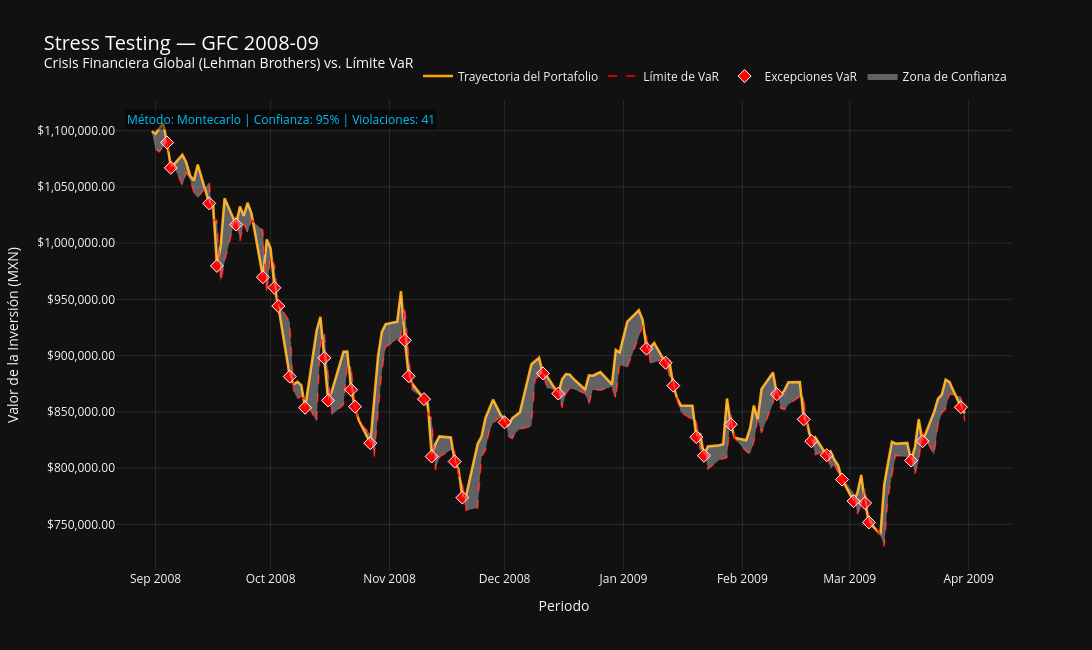

This figure's notebook cell:
### Code cell
# --- GRÁFICA DE STRESS TESTING: TRAYECTORIA VS LÍMITE VaR POR ESCENARIO ---
# Ahora vamos a generar de forma automatizada una gráfica interactiva para CADA escenario de crisis.
# Estas gráficas tendrán 4 capas clave para visualizar el impacto del estrés en nuestro portafolio.

# Definimos una paleta de colores personalizada según la crisis
colores_trayectoria = {
    "GFC 2008-09":   "#FFA500",   # ---> Naranja para la Gran Crisis Financiera
    "COVID-19 2020": "#00BFFF",   # ---> Azul claro para el choque de la pandemia
}

# Iteramos sobre los resultados que calculamos en el bloque anterior para cada crisis
for escenario, datos in trayectorias_crisis.items():

    # Extraemos las variables clave de nuestro diccionario para este escenario específico
    valores        = datos["valores"]
    tray_VaR       = datos["trayectoria_VaR"]
    fechas_sim     = datos["fechas_sim"]
    fechas_v       = datos["fechas_v"]
    n_violaciones  = datos["n_violaciones"]

    # .get(...) ---> Si el escenario actual no está en nuestro diccionario de colores, usamos naranja por defecto
    color_linea = colores_trayectoria.get(escenario, "#FFA500") # ------------------------------------------> Aquí modificamos el color por defecto

    # Inicializamos el lienzo vacío para la gráfica de este escenario
    fig_port = go.Figure()

    # OJO: La librería Kaleido (usada más abajo para exportar el PNG) falla si le pasamos pandas.Timestamp
    # .to_pydatetime() ---> Convertimos el índice de fechas de pandas a un formato datetime nativo de Python
    x_sim = fechas_sim.to_pydatetime()
    x_vals = valores.index.to_pydatetime()
    x_v = fechas_v.to_pydatetime()

    # ── 1. Trayectoria del Portafolio ────────────────────────────────────────
    # Añadimos la evolución de nuestro portafolio durante esta crisis específica
    fig_port.add_trace(go.Scatter(
        x=x_sim,
        y=valores,                                # ---> Eje Y: Valor monetario del portafolio
        mode='lines',                             # ---> Une los puntos con una línea
        name='Trayectoria del Portafolio',
        line=dict(color=color_linea, width=2.5),  # ---> Aplica el color que definimos en el diccionario
        hovertemplate=(
            '<b>Fecha:</b> %{x}<br>'
            '<b>Valor:</b> $%{y:,.2f}<extra></extra>' # ---> Formato moneda y quitamos caja secundaria
        )
    ))

    # ── 2. Límite VaR (roja punteada) ────────────────────────────────────────
    # Dibujamos nuestro umbral dinámico de pérdida máxima permitida
    fig_port.add_trace(go.Scatter(
        x=x_sim,
        y=tray_VaR,
        mode='lines',
        name='Límite de VaR',
        line=dict(color="red", width=1.5, dash='dash'), # ---> dash='dash' crea la línea punteada de alerta
        hovertemplate=(
            '<b>Fecha:</b> %{x}<br>'
            '<b>Límite VaR:</b> $%{y:,.2f}<extra></extra>'
        )
    ))

    # ── 3. Marcadores de violación (diamantes rojos) ─────────────────────────
    # Solo agregamos esta capa si hubo días donde la pérdida estresada rebasó nuestro VaR
    if not fechas_v.empty: # ---> Verifica que la serie de excepciones no esté vacía
        fig_port.add_trace(go.Scatter(
            x=x_v,                                 # ---> Solo graficamos las fechas críticas
            y=valores.loc[fechas_v],               # ---> El valor exacto del portafolio en esos días de pánico
            mode='markers',                        # ---> Ponemos puntos aislados, no líneas
            name='Excepciones VaR',
            marker=dict(
                color='red', symbol='diamond', size=10, # ---> Diamante rojo llamativo
                line=dict(width=1, color='white')       # ---> Contorno blanco para que no se pierda en la línea
            ),
            hovertemplate=(
                '<b>¡VIOLACIÓN!</b><br>'
                'Fecha: %{x}<br>'
                'Valor: $%{y:,.2f}<extra></extra>'
            )
        ))

    # ── 4. Zona de confianza (sombreado entre trayectoria y VaR) ─────────────
    # Creamos un polígono visual que rellene el espacio entre el valor del portafolio y el límite de riesgo
    x_vals_list = x_vals.tolist()
    fig_port.add_trace(go.Scatter(
        # Vamos de "ida" por el eje X normal, y regresamos de "vuelta" invirtiendo la lista con [::-1]
        x=x_vals_list + x_vals_list[::-1],
        # Eje Y: Unimos la trayectoria del portafolio (ida) con el límite VaR invertido (vuelta)
        # .fillna(valores) ---> Si el VaR arranca con NaNs, usamos el valor del portafolio para cerrar bien el polígono
        y=(valores.values.tolist()
           + tray_VaR.fillna(valores).values.tolist()[::-1]),
        fill='toself',                               # ---> Rellena el interior de la figura trazada
        fillcolor='rgba(220, 220, 220, 0.4)',        # ---> Gris con 40% de opacidad
        line=dict(color='rgba(255,255,255,0)'),      # ---> Hacemos invisible el borde del polígono
        hoverinfo='skip',                            # ---> Apagamos el tooltip aquí para no saturar al usuario
        name='Zona de Confianza'
    ))

    # ── Layout y formato ─────────────────────────────────────────────────────
    # Extraemos la descripción narrativa de la crisis para ponerla en el título principal
    descripcion = escenarios_crisis[escenario]["descripcion"]

    fig_port.update_layout(
        title=dict(
            # <br> y <sup> ---> Etiquetas HTML para hacer el salto de línea y poner el subtítulo más pequeño
            text=(
                f'Stress Testing — {escenario}<br>'
                f'<sup>{descripcion} vs. Límite VaR</sup>'
            ),
            font=dict(size=20, color='white'),
            x=0.04, xanchor='left'                   # ---> Alineamos el texto a la izquierda
        ),
        title_font_size=20,                          # ---> Forzamos tamaño de fuente en dispositivos móviles
        xaxis_title='Periodo',
        yaxis_title='Valor de la Inversión (MXN)',
        template='plotly_dark',                      # ---> Tema oscuro financiero
        width=1100, height=650,                      # ---> Fijamos dimensiones exactas
        hovermode='x unified',                       # ---> ¡Clave! Línea vertical unificada para comparar todas las series a la vez
        dragmode='zoom',
        legend=dict(
            orientation="h", yanchor="bottom",       # ---> Acomodamos la leyenda de forma horizontal en la parte superior
            y=1.02, xanchor="right", x=1
        )
    )

    # Anotación informativa flotante en la gráfica
    fig_port.add_annotation(
        text=(
            f"Método: {metodos[V]} | "
            f"Confianza: {nivel_confianza}% | "
            f"Violaciones: {n_violaciones}"
        ),
        xref="paper", yref="paper",                  # ---> Coordenadas relativas al lienzo (0 a 1), no a los datos
        x=0.01, y=0.98, showarrow=False,             # ---> Esquina superior izquierda sin flecha
        font=dict(size=12, color="#00BFFF"),
        bgcolor="rgba(0,0,0,0.5)"                    # ---> Fondo semitransparente oscuro para asegurar lectura
    )

    # Formato numérico y visual de los ejes
    fig_port.update_yaxes(
        tickformat='$,.2f',                          # ---> Formato moneda
        gridcolor='rgba(255,255,255,0.1)',           # ---> Cuadrícula blanca muy tenue (10% opacidad)
    )
    fig_port.update_xaxes(
        gridcolor='rgba(255,255,255,0.1)',
    )

    # ── Guardar imagen y Mostrar ─────────────────────────────────────────────
    # Guardamos en nuestra carpeta local de salidas el stress_historico (uno por escenario iterado)
    fig_crisis = fig_port
    
    # .replace(...) ---> Limpiamos el nombre del escenario quitando espacios y guiones para que sea un nombre de archivo válido en OS
    nombre_archivo = escenario.replace(" ", "_").replace("-", "")
    output_png_crisis = f"salidas/stress_historico_{nombre_archivo}.png" # ------------------------------------------> Aquí modificamos la carpeta o ruta de guardado
    
    # .write_image(...) ---> Renderiza y guarda el PNG usando el motor Kaleido
    # scale=4 ---> ¡Súper útil! Multiplica la resolución por 4 para obtener calidad 4K/HD, ideal para reportes formales
    fig_crisis.write_image(output_png_crisis, width=1200, height=650, scale=4)
    print(f"Gráfico guardado: {output_png_crisis}")

    # Renderizamos la gráfica en la celda del Notebook
    fig_port.show()

### Figure 1 — Plotly figure (JSON) as saved in the notebook; plotly's stock layout.template omitted (floating-point values rounded to 4 significant figures; data arrays with more than 128 entries replaced by an {"elided": "..."} marker saying what was removed)
{"data": [{"hovertemplate": "<b>Fecha:</b> %{x}<br><b>Valor:</b> $%{y:,.2f}<extra></extra>", "line": {"color": "#FFA500", "width": 2.5}, "mode": "lines", "name": "Trayectoria del Portafolio", "type": "scatter", "x": {"elided": "151 str values"}, "y": {"elided": "151 float values"}}, {"hovertemplate": "<b>Fecha:</b> %{x}<br><b>Límite VaR:</b> $%{y:,.2f}<extra></extra>", "line": {"color": "red", "dash": "dash", "width": 1.5}, "mode": "lines", "name": "Límite de VaR", "type": "scatter", "x": {"elided": "151 str values"}, "y": {"elided": "151 float values"}}, {"hovertemplate": "<b>¡VIOLACIÓN!</b><br>Fecha: %{x}<br>Valor: $%{y:,.2f}<extra></extra>", "marker": {"color": "red", "line": {"color": "white", "width": 1}, "size": 10, "symbol": "diamond"}, "mode": "markers", "name": "Excepciones VaR", "type": "scatter", "x": ["2008-09-04T00:00:00", "2008-09-05T00:00:00", "2008-09-15T00:00:00", "2008-09-17T00:00:00", "2008-09-22T00:00:00", "2008-09-29T00:00:00", "2008-10-02T00:00:00", "2008-10-03T00:00:00", "2008-10-06T00:00:00", "2008-10-10T00:00:00", "2008-10-15T00:00:00", "2008-10-16T00:00:00", "2008-10-22T00:00:00", "2008-10-23T00:00:00", "2008-10-27T00:00:00", "2008-11-05T00:00:00", "2008-11-06T00:00:00", "2008-11-10T00:00:00", "2008-11-12T00:00:00", "2008-11-18T00:00:00", "2008-11-20T00:00:00", "2008-12-01T00:00:00", "2008-12-11T00:00:00", "2008-12-15T00:00:00", "2009-01-07T00:00:00", "2009-01-12T00:00:00", "2009-01-14T00:00:00", "2009-01-20T00:00:00", "2009-01-22T00:00:00", "2009-01-29T00:00:00", "2009-02-10T00:00:00", "2009-02-17T00:00:00", "2009-02-19T00:00:00", "2009-02-23T00:00:00", "2009-02-27T00:00:00", "2009-03-02T00:00:00", "2009-03-05T00:00:00", "2009-03-06T00:00:00", "2009-03-17T00:00:00", "2009-03-20T00:00:00", "2009-03-30T00:00:00"], "y": [1089000.0, 1067000.0, 1035000.0, 979800.0, 1017000.0, 969700.0, 960400.0, 944100.0, 881400.0, 853700.0, 898000.0, 860100.0, 869600.0, 854600.0, 822100.0, 913700.0, 881600.0, 861300.0, 810300.0, 805800.0, 773700.0, 840600.0, 884100.0, 866200.0, 906200.0, 893600.0, 873300.0, 827500.0, 811000.0, 838800.0, 865700.0, 843300.0, 823900.0, 811400.0, 789800.0, 770600.0, 768900.0, 751700.0, 806800.0, 823800.0, 854200.0]}, {"fill": "toself", "fillcolor": "rgba(220, 220, 220, 0.4)", "hoverinfo": "skip", "line": {"color": "rgba(255,255,255,0)"}, "name": "Zona de Confianza", "type": "scatter", "x": {"elided": "302 str values"}, "y": {"elided": "302 float values"}}], "layout": {"annotations": [{"bgcolor": "rgba(0,0,0,0.5)", "font": {"color": "#00BFFF", "size": 12}, "showarrow": false, "text": "Método: Montecarlo | Confianza: 95% | Violaciones: 41", "x": 0.01, "xref": "paper", "y": 0.98, "yref": "paper"}], "dragmode": "zoom", "height": 650, "hovermode": "x unified", "legend": {"orientation": "h", "x": 1, "xanchor": "right", "y": 1.02, "yanchor": "bottom"}, "title": {"font": {"color": "white", "size": 20}, "text": "Stress Testing — GFC 2008-09<br><sup>Crisis Financiera Global (Lehman Brothers) vs. Límite VaR</sup>", "x": 0.04, "xanchor": "left"}, "width": 1100, "xaxis": {"gridcolor": "rgba(255,255,255,0.1)", "title": {"text": "Periodo"}}, "yaxis": {"gridcolor": "rgba(255,255,255,0.1)", "tickformat": "$,.2f", "title": {"text": "Valor de la Inversión (MXN)"}}}}
